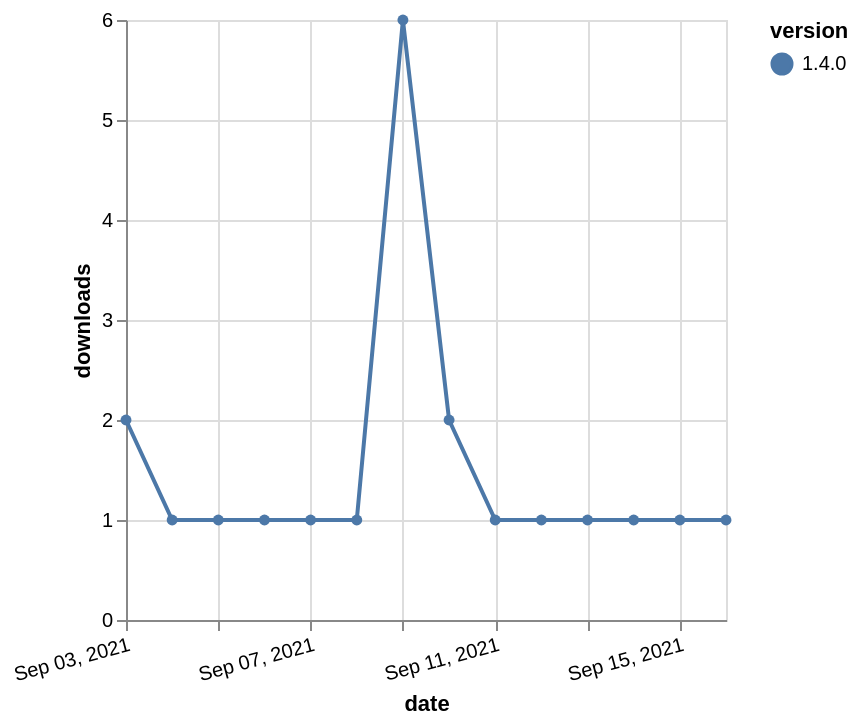

Here is the Vega-Lite specification saved for this chart:
### Vega-Lite specification from a JSON file in a GitHub repository (floating-point values rounded to 4 significant figures)
{"$schema": "https://vega.github.io/schema/vega-lite/v5.json", "description": "A simple bar chart with embedded data.", "data": {"values": [{"date": "2021-09-03", "total": 502, "delta": 2, "version": "1.4.0"}, {"date": "2021-09-04", "total": 503, "delta": 1, "version": "1.4.0"}, {"date": "2021-09-05", "total": 504, "delta": 1, "version": "1.4.0"}, {"date": "2021-09-06", "total": 505, "delta": 1, "version": "1.4.0"}, {"date": "2021-09-07", "total": 506, "delta": 1, "version": "1.4.0"}, {"date": "2021-09-08", "total": 507, "delta": 1, "version": "1.4.0"}, {"date": "2021-09-09", "total": 513, "delta": 6, "version": "1.4.0"}, {"date": "2021-09-10", "total": 515, "delta": 2, "version": "1.4.0"}, {"date": "2021-09-11", "total": 516, "delta": 1, "version": "1.4.0"}, {"date": "2021-09-12", "total": 517, "delta": 1, "version": "1.4.0"}, {"date": "2021-09-13", "total": 518, "delta": 1, "version": "1.4.0"}, {"date": "2021-09-14", "total": 519, "delta": 1, "version": "1.4.0"}, {"date": "2021-09-15", "total": 520, "delta": 1, "version": "1.4.0"}, {"date": "2021-09-16", "total": 521, "delta": 1, "version": "1.4.0"}]}, "width": "container", "mark": {"type": "line", "point": {"filled": true}}, "encoding": {"x": {"field": "date", "type": "temporal", "timeUnit": "yearmonthdate", "title": "date", "axis": {"labelAngle": -15}}, "y": {"field": "delta", "type": "quantitative", "title": "downloads"}, "color": {"field": "version", "type": "nominal"}, "tooltip": {"field": "delta"}}}
